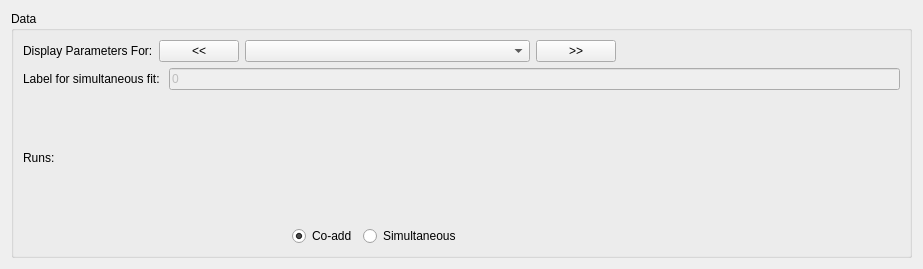
<?xml version="1.0" encoding="UTF-8"?>
<ui version="4.0">
 <class>MuonFitDataSelector</class>
 <widget class="QWidget" name="MuonFitDataSelector">
  <property name="geometry">
   <rect>
    <x>0</x>
    <y>0</y>
    <width>923</width>
    <height>269</height>
   </rect>
  </property>
  <property name="windowTitle">
   <string>MuonFitDataSelector</string>
  </property>
  <layout class="QGridLayout" name="gridLayoutAll">
   <item row="0" column="0">
    <widget class="QGroupBox" name="groupBoxDataSelector">
     <property name="title">
      <string>Data</string>
     </property>
     <layout class="QVBoxLayout" name="verticalLayout">
      <item>
       <layout class="QHBoxLayout" name="horizontalLayoutDataset">
        <item>
         <widget class="QLabel" name="label">
          <property name="text">
           <string>Display Parameters For:</string>
          </property>
         </widget>
        </item>
        <item>
         <widget class="QPushButton" name="btnPrevDataset">
          <property name="sizePolicy">
           <sizepolicy hsizetype="Preferred" vsizetype="Fixed">
            <horstretch>0</horstretch>
            <verstretch>0</verstretch>
           </sizepolicy>
          </property>
          <property name="text">
           <string>&lt;&lt;</string>
          </property>
         </widget>
        </item>
        <item>
         <widget class="QComboBox" name="cbDataset">
          <property name="sizePolicy">
           <sizepolicy hsizetype="Expanding" vsizetype="Fixed">
            <horstretch>0</horstretch>
            <verstretch>0</verstretch>
           </sizepolicy>
          </property>
          <property name="sizeAdjustPolicy">
           <enum>QComboBox::AdjustToContents</enum>
          </property>
         </widget>
        </item>
        <item>
         <widget class="QPushButton" name="btnNextDataset">
          <property name="sizePolicy">
           <sizepolicy hsizetype="Preferred" vsizetype="Fixed">
            <horstretch>0</horstretch>
            <verstretch>0</verstretch>
           </sizepolicy>
          </property>
          <property name="text">
           <string>&gt;&gt;</string>
          </property>
         </widget>
        </item>
        <item>
         <spacer name="horizontalSpacerDatasetRight">
          <property name="orientation">
           <enum>Qt::Horizontal</enum>
          </property>
          <property name="sizeHint" stdset="0">
           <size>
            <width>30</width>
            <height>20</height>
           </size>
          </property>
         </spacer>
        </item>
       </layout>
      </item>
      <item>
       <layout class="QHBoxLayout" name="horizontalLayoutLabel">
        <item>
         <widget class="QLabel" name="lblSimFitLabel">
          <property name="text">
           <string>Label for simultaneous fit: </string>
          </property>
         </widget>
        </item>
        <item>
         <widget class="QLineEdit" name="txtSimFitLabel">
          <property name="enabled">
           <bool>false</bool>
          </property>
          <property name="text">
           <string>0</string>
          </property>
         </widget>
        </item>
       </layout>
      </item>
      <item>
       <layout class="QHBoxLayout" name="horizontalLayoutData">
        <item>
         <layout class="QHBoxLayout" name="horizontalLayout">
          <item>
           <layout class="QHBoxLayout" name="horizontalLayout_2">
            <item>
             <layout class="QHBoxLayout" name="horizontalLayoutRuns">
              <item>
               <widget class="QLabel" name="lblRuns">
                <property name="text">
                 <string>Runs:</string>
                </property>
               </widget>
              </item>
              <item>
               <widget class="MantidQt::API::MWRunFiles" name="runs" native="true">
                <property name="sizePolicy">
                 <sizepolicy hsizetype="Expanding" vsizetype="Preferred">
                  <horstretch>0</horstretch>
                  <verstretch>0</verstretch>
                 </sizepolicy>
                </property>
                <property name="label" stdset="0">
                 <string/>
                </property>
                <property name="multipleFiles" stdset="0">
                 <bool>true</bool>
                </property>
                <property name="findRunFiles" stdset="0">
                 <bool>true</bool>
                </property>
               </widget>
              </item>
             </layout>
            </item>
           </layout>
          </item>
         </layout>
        </item>
       </layout>
      </item>
      <item>
       <layout class="QHBoxLayout" name="horizontalLayout_4">
        <item>
         <layout class="QHBoxLayout" name="horizontalLayoutRadioButtons">
          <item>
           <spacer name="horizontalSpacer_2">
            <property name="orientation">
             <enum>Qt::Horizontal</enum>
            </property>
            <property name="sizeHint" stdset="0">
             <size>
              <width>40</width>
              <height>20</height>
             </size>
            </property>
           </spacer>
          </item>
          <item>
           <widget class="QRadioButton" name="rbCoAdd">
            <property name="text">
             <string>Co-add</string>
            </property>
            <property name="checked">
             <bool>true</bool>
            </property>
           </widget>
          </item>
          <item>
           <widget class="QRadioButton" name="rbSimultaneous">
            <property name="sizePolicy">
             <sizepolicy hsizetype="MinimumExpanding" vsizetype="Fixed">
              <horstretch>0</horstretch>
              <verstretch>0</verstretch>
             </sizepolicy>
            </property>
            <property name="minimumSize">
             <size>
              <width>0</width>
              <height>0</height>
             </size>
            </property>
            <property name="text">
             <string>Simultaneous</string>
            </property>
           </widget>
          </item>
          <item>
           <spacer name="horizontalSpacer">
            <property name="orientation">
             <enum>Qt::Horizontal</enum>
            </property>
            <property name="sizeHint" stdset="0">
             <size>
              <width>40</width>
              <height>20</height>
             </size>
            </property>
           </spacer>
          </item>
         </layout>
        </item>
       </layout>
      </item>
     </layout>
    </widget>
   </item>
  </layout>
 </widget>
 <customwidgets>
  <customwidget>
   <class>MantidQt::API::MWRunFiles</class>
   <extends>QWidget</extends>
   <header>MantidUiWidgetsCore/MWRunFiles.h</header>
  </customwidget>
 </customwidgets>
 <resources/>
 <connections/>
</ui>
